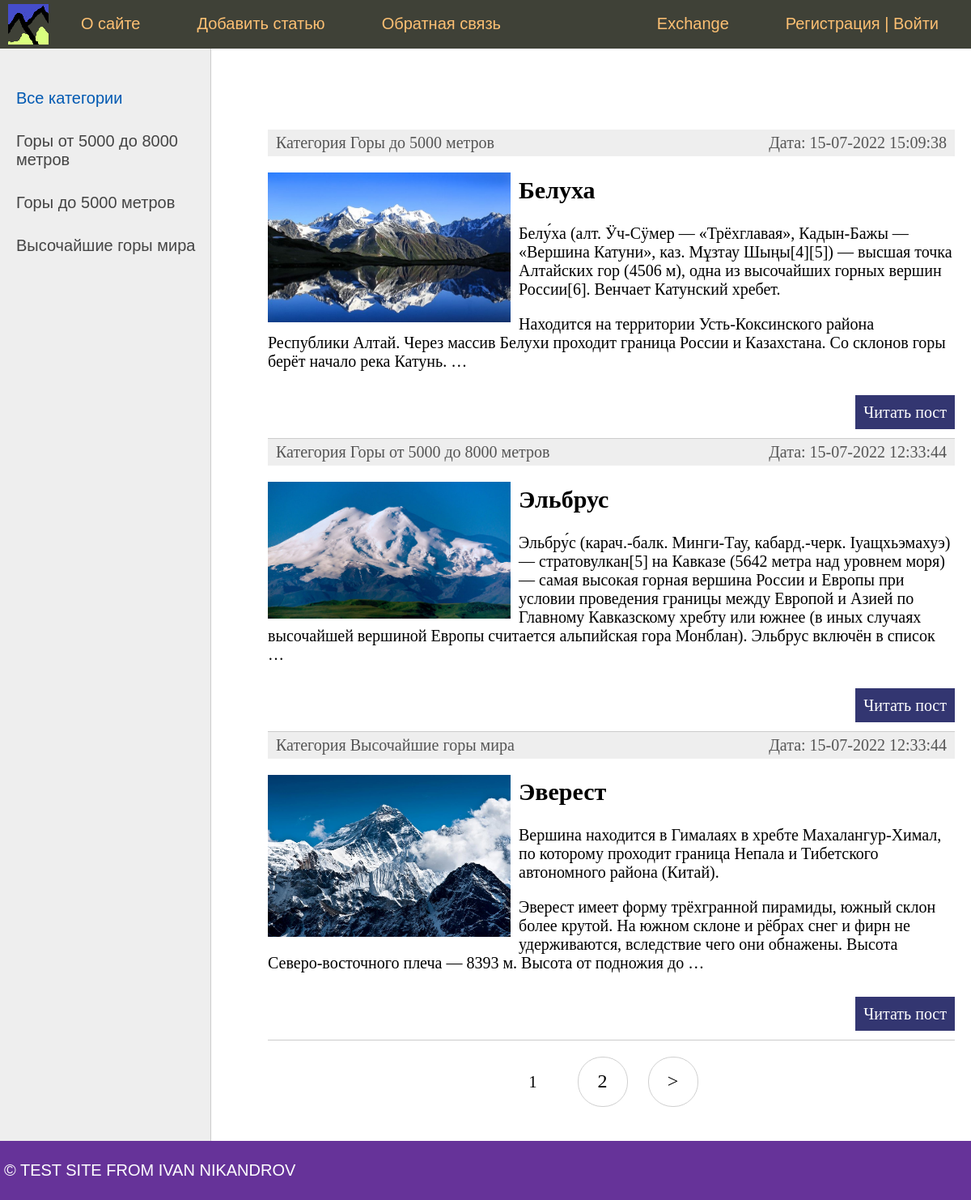
The page / on the database its author committed.
### mount/models.py (models this page shows, shortened)
class Category(models.Model):
    name = models.CharField(max_length=100, db_index=True, verbose_name="Категория")
    slug = models.SlugField(max_length=255, unique=True, db_index=True, verbose_name='URL')
    def __str__(self):
        return self.name
    def get_absolute_url(self):
        return reverse('category', kwargs={'cat_slug': self.slug})
    class Meta:
        verbose_name = 'Категории'
        verbose_name_plural = 'Категории'
        ordering = ['id']

class Mount(models.Model):
    title = models.CharField(max_length=255, verbose_name='Заголовок')
    slug = models.SlugField(max_length=255, unique=True, db_index=True, verbose_name='URL')
    content = models.TextField(blank=True, verbose_name='Текст статьи')
    photo = models.ImageField(upload_to="photos/%Y/%m/%d/", verbose_name='Фото')
    time_create = models.DateTimeField(auto_now_add=True, verbose_name='Время создания')
    time_update = models.DateTimeField(auto_now=True, verbose_name='Время изменения')
    is_published = models.BooleanField(default=True, verbose_name='Публикация')
    cat = models.ForeignKey('Category', on_delete=models.PROTECT, verbose_name='Категории')
    def get_absolute_url(self):
        return reverse('post', kwargs={'post_slug': self.slug})
    class Meta:
        verbose_name = 'Роскошные горищи'
        verbose_name_plural = 'Роскошные горищи'
        ordering = ['id']

### mount/views.py (the view)
# urls.py: path('', MountHome.as_view(), name='home'),
class MountHome(DataMixin, ListView):
    model = Mount
    template_name = 'mount/index.html'
    context_object_name = 'posts'
    def get_context_data(self, *, object_list=None, **kwargs):
        context = super().get_context_data(**kwargs)
        c_def = self.get_user_context(title='Главная страница')
        return dict(list(context.items()) + list(c_def.items()))
    def get_queryset(self):
        return Mount.objects.filter(is_published=True).select_related('cat')

### mount/templatetags/mount_tags.py (called while the page is built)
@register.inclusion_tag('mount/list_categories.html')
def show_categories(sort=None, cat_selected=0):
    if not sort:
        cats = Category.objects.all()
    else:
        cats = Category.objects.order_by(sort)
    return {'cats': cats, "cat_selected": cat_selected}

@register.inclusion_tag('mount/list_mainmenu.html')
def show_mainmenu(sort=None):
    menu = [
        {'title': 'О сайте', 'url_name': 'about'},
        {'title': 'Добавить статью', 'url_name': 'add_page'},
        {'title': 'Обратная связь', 'url_name': 'contact'},
        {'title': 'Exchange', 'url_name': 'exchange_main'},
    ]
    return {'menu': menu}

### mount/utils.py (called while the page is built)
    def get_user_context(self, **kwargs):
        context = kwargs
        cats = cache.get('cats')
        if not cats:
            cats = Category.objects.all()
            cache.set('cats', cats, 60)
        context['cats'] = cats
        if 'cat_selected' not in context:
            context['cat_selected'] = 0
        return context

### mount/templates/mount/index.html (shortened to what this page needs)
{% extends 'mount/base.html' %}
{% block content %}
<ul class="list-articles">
	{% for p in posts %}
			<li><div class="article-panel">
            <p class="first">Категория {{ p.cat }}</p>
            <p class="last">Дата: {{ p.time_update|date:"d-m-Y H:i:s" }}</p>
            </div>
    {% if p.photo %}
        <p><img class= "img-article-left" src="{{ p.photo.url }}"></p>
    {% endif %}
            <h2>{{p.title}}</h2>
	{% autoescape on %}
	{{p.content|linebreaks|truncatewords:50}}
	{% endautoescape %}
			<p class="link-read-post"><a href="{{  p.get_absolute_url }}">Читать пост</a></p>
			</li>
	{% endfor %}
</ul>
{% endblock %}

### mount/templates/mount/list_categories.html
        {% for c in cats %}
            {% if c.pk == cat_selected %}
                <li class="selected">{{ c.name }}</li>
            {% else %}
                <li><a href="{{ c.get_absolute_url }}">{{ c.name }}</a></li>
            {% endif %}
        {% endfor %}

### mount/static/mount/css/styles.css (style rules this page uses)
html, body { font-family: 'Arial'; margin: 0; padding: 0; height: 100%; width: 100%; color: #444; }
a { color: #0059b2; text-decoration: none; }
img { max-width: 600px; height: auto; }
img.img-article-left { max-width: 300px; height: auto; float: left; padding: 0 10px 10px 0; }
p.link-read-post { text-align: right; }
p.link-read-post a { padding: 10px; min-width: 100px; background: #333671; color: #fff; text-decoration: none; }
div.article-panel { background: #eee; padding: 5px 10px 5px 10px; box-sizing: border-box; overflow: hidden; color: #555; }
div.article-panel p.first { margin: 0; float: left; }
div.article-panel p.last { margin: 0; float: right; }
ul.list-articles { list-style: none; margin: 0; padding: 0; }
ul.list-articles li { border-bottom: 1px solid #ccc; }
.left-chapters ul li { margin: 30px 0 0 0; color: #999; }
.left-chapters ul li a { color: #444; text-decoration: none; }

### rows shown on the page
Category: name "Горы от 5000 до 8000 метров"
Category: name "Горы до 5000 метров"
Category: name "Высочайшие горы мира"
Mount: cat "Горы до 5000 метров", time_update "15-07-2022 15:09:38", photo (picture), title "Белуха", content "Белу́ха (алт. Ӱч-Сӱмер — «Трёхглавая», Кадын-Бажы — «Вершина Катуни», каз. Мұзтау Шыңы[4][5]) — высшая точка Алтайских гор (4506 м), одна из высочайших горных вершин России[6]. Венчает Катунский хребет. Находится на территории Усть-Коксинского района Республики Алтай. Через массив Белухи проходит граница России и Казахстана. Со склонов горы берёт начало река Катунь. …"
Mount: cat "Горы от 5000 до 8000 метров", time_update "15-07-2022 12:33:44", photo (picture), title "Эльбрус", content "Эльбру́с (карач.-балк. Минги-Тау, кабард.-черк. Ӏуащхьэмахуэ) — стратовулкан[5] на Кавказе (5642 метра над уровнем моря) — самая высокая горная вершина России и Европы при условии проведения границы между Европой и Азией по Главному Кавказскому хребту или южнее (в иных случаях высочайшей вершиной Европы считается альпийская гора Монблан). Эльбрус включён в список …"
Mount: cat "Высочайшие горы мира", time_update "15-07-2022 12:33:44", photo (picture), title "Эверест", content "Вершина находится в Гималаях в хребте Махалангур-Химал, по которому проходит граница Непала и Тибетского автономного района (Китай). Эверест имеет форму трёхгранной пирамиды, южный склон более крутой. На южном склоне и рёбрах снег и фирн не удерживаются, вследствие чего они обнажены. Высота Северо-восточного плеча — 8393 м. Высота от подножия до …"

### other values the page prints
{{ m.title }} "О сайте" "Добавить статью" "Обратная связь"
{{ m.title }} "Exchange"
{{ p }} "1"
{{ p }} "2"
